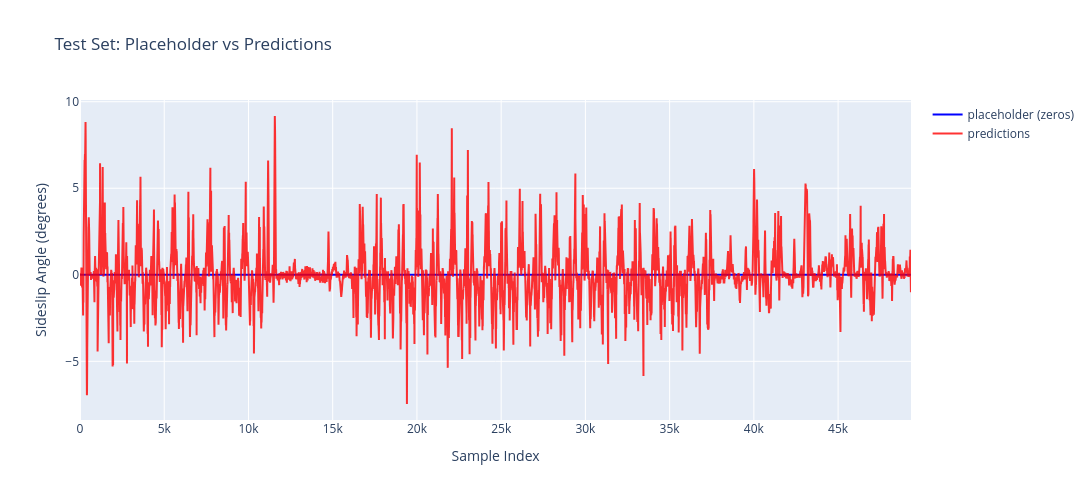

Here is the notebook cell this chart was saved with:
### Code cell
# Visualize test predictions (note: test_ground_truths are just zeros here)
fig = go.Figure()
fig.add_trace(go.Scatter(y=test_ground_truths, mode='lines', name='placeholder (zeros)', 
                         line=dict(color='blue')))
fig.add_trace(go.Scatter(y=test_preds.flatten(), mode='lines', name='predictions', 
                         line=dict(color='red'), opacity=0.8))
fig.update_layout(
    title='Test Set: Placeholder vs Predictions',
    xaxis_title='Sample Index',
    yaxis_title='Sideslip Angle (degrees)',
    width=1200,
    height=500
)
fig.show()

### Figure 1 — Plotly figure (JSON) as saved in the notebook; plotly's stock layout.template omitted (floating-point values rounded to 4 significant figures; data arrays with more than 128 entries replaced by an {"elided": "..."} marker saying what was removed)
{"data": [{"line": {"color": "blue"}, "mode": "lines", "name": "placeholder (zeros)", "type": "scatter", "y": {"elided": "49328 float values"}}, {"line": {"color": "red"}, "mode": "lines", "name": "predictions", "opacity": 0.8, "type": "scatter", "y": {"elided": "49328 float values"}}], "layout": {"height": 500, "title": {"text": "Test Set: Placeholder vs Predictions"}, "width": 1200, "xaxis": {"title": {"text": "Sample Index"}}, "yaxis": {"title": {"text": "Sideslip Angle (degrees)"}}}}
